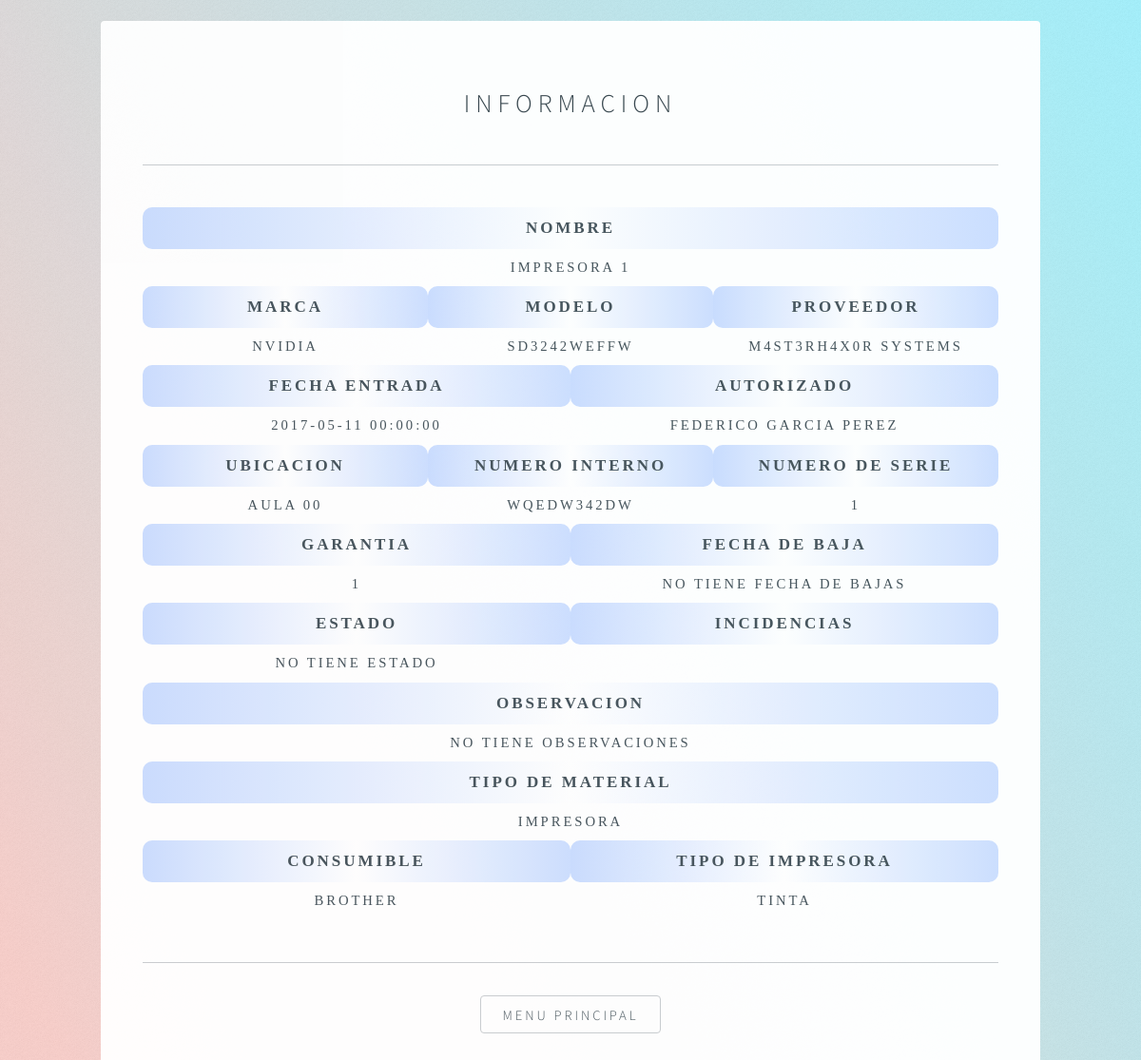
The page /php/Desglose.php?id=3 on the database its author committed.
### tables this page shows
CREATE TABLE IF NOT EXISTS `materiales` (
  `idMaterial` int(11) NOT NULL AUTO_INCREMENT,
  `nombre` varchar(35) NOT NULL,
  `idProveedor` int(11) NOT NULL,
  `idMarca` int(11) NOT NULL,
  `modelo` varchar(40) NOT NULL,
  `numeroSerie` varchar(15) NOT NULL,
  `cantidad` int(11) NOT NULL,
  `fechaEntrada` datetime NOT NULL,
  `idAutorizador` int(11) NOT NULL,
  `idUbicacion` int(11) NOT NULL,
  `numeroInterno` varchar(20) NOT NULL,
  `garantia` tinyint(1) NOT NULL,
  `fechaBaja` datetime DEFAULT NULL,
  `estado` varchar(40) NOT NULL,
  `observaciones` varchar(60) NOT NULL,
  PRIMARY KEY (`idMaterial`)
);

CREATE TABLE IF NOT EXISTS `marcas` (
  `idMarca` int(11) NOT NULL AUTO_INCREMENT,
  `Nombre` varchar(35) NOT NULL,
  PRIMARY KEY (`idMarca`)
);

CREATE TABLE IF NOT EXISTS `proveedores` (
  `idProveedor` int(11) NOT NULL AUTO_INCREMENT,
  `nombre` varchar(35) NOT NULL,
  PRIMARY KEY (`idProveedor`)
);

CREATE TABLE IF NOT EXISTS `usuarios` (
  `idUsuario` int(11) NOT NULL AUTO_INCREMENT,
  `nombre` varchar(30) NOT NULL,
  `apellidos` varchar(50) NOT NULL,
  `rol` varchar(25) NOT NULL,
  `username` varchar(20) NOT NULL,
  `password` varchar(20) NOT NULL,
  PRIMARY KEY (`idUsuario`)
);

CREATE TABLE IF NOT EXISTS `ubicaciones` (
  `idUbicacion` int(11) NOT NULL AUTO_INCREMENT,
  `nombre` varchar(50) NOT NULL,
  `nombreAntiguo` varchar(50) NOT NULL,
  PRIMARY KEY (`idUbicacion`)
);

CREATE TABLE IF NOT EXISTS `impresoras` (
  `idMaterial` int(11) NOT NULL,
  `tipo` varchar(25) NOT NULL,
  `consumible` varchar(25) NOT NULL,
  PRIMARY KEY (`idMaterial`)
);

### php/Desglose.php (the view, shortened to what this page needs)
<!DOCTYPE HTML>
<html>
	<head>
		<link rel="stylesheet" href= ../css/main.css />
	</head>
	<body class="is-loading">
	<?php
      include("conexion.php");
      $idMaterial=$_GET['id'];
      $material = "SELECT * FROM materiales where idMaterial = $idMaterial";
      $registros = mysqli_query($conexion,$material) or die("Error en la consulta de seleccion $material");
    ?>
			<div id="wrapper">
					<section id="main">
						<header>
							<h1>Informacion</h1>
						</header>
						<hr />
							<table class="visualizacion">
								<tr>
									<th colspan="6">
										Nombre
									</th>
								</tr>
								<tr>
									<td colspan="6">
									<?php
								        while($linea=mysqli_fetch_array($registros))
								        {
								        	$nombre = $linea['nombre'];
								        	echo "$nombre";
								      ?>
									</td>
								</tr>
								<tr>
									<th colspan="2">
										Marca
									</th>
									<th colspan="2">
										Modelo
									</th>
									<th colspan="2">
										Proveedor
									</th>
								</tr>
								<tr>
									<td colspan="2">
									<?php
								        	$marca = "SELECT * FROM marcas where idMarca = ".$linea['idMarca'];
								        	$registros2 = mysqli_query($conexion,$marca) or die("Error en la consulta de seleccion $marca");
								        	while($linea2=mysqli_fetch_array($registros2))
								        	{
								        		$nombreM = $linea2['Nombre'];
												echo "$nombreM";
								        	}
								      ?>
									</td>
									<td colspan="2">
									<?php
								        	$modelo = $linea['modelo'];
								        	echo "$modelo";
								      ?>
									</td>
									<td colspan="2">
										<?php
								        	$proveedor = "SELECT * FROM proveedores where idProveedor = ".$linea['idProveedor'];
								        	$registros3 = mysqli_query($conexion,$proveedor) or die("Error en la consulta de seleccion $proveedor");
								        	while($linea3=mysqli_fetch_array($registros3)){
								        		$nombreP = $linea3['nombre'];
												echo "$nombreP";
								        	}
								      	?>
									</td>
								</tr>
								<tr>
									<th colspan="3">
										Fecha Entrada
									</th>
									<th colspan="3">
										Autorizado
									</th>
								</tr>
								<tr>
									<td colspan="3">
										<?php
								        	$fecEntrada = $linea['fechaEntrada'];
								        	echo "$fecEntrada";
								      	?>
									</td>
									<td colspan="3">
										<?php
								        	$autorizado = "SELECT * FROM usuarios where idUsuario = ".$linea['idAutorizador'];
								        	$registros4 = mysqli_query($conexion,$autorizado) or die("Error en la consulta de seleccion $autorizado");
								        	while($linea4=mysqli_fetch_array($registros4)){
								        		$nombreA = $linea4['nombre']." ". $linea4['apellidos'];
												echo "$nombreA";
								        	}
								      	?>
									</td>
								</tr>
								<tr>
									<th colspan="2">
										Ubicacion
									</th>
									<th colspan="2">
										Numero Interno
									</th>
									<th colspan="2">
										Numero de Serie
									</th>
								</tr>
								<tr>
									<td colspan="2">
										<?php
								        	$ubicacion = "SELECT * FROM ubicaciones where idUbicacion = ".$linea['idUbicacion'];
								        	$registros5 = mysqli_query($conexion,$ubicacion) or die("Error en la consulta de seleccion $ubicacion");
								        	while($linea5=mysqli_fetch_array($registros5)){
								        		$nombreU = $linea5['nombre'];
												echo "$nombreU";
								        	}
								      	?>
									</td>
									<td colspan="2">
										<?php
								        	$numeroInterno = $linea['numeroInterno'];
								        	if($numeroInterno == null){
								        		echo "No tiene número interno";
								        	}else{
								        		echo "$numeroInterno";
								        	}
								      	?>
									</td>
									<td colspan="2">
										<?php
								        	$numeroSerie = $linea['numeroSerie'];
								        	if($numeroSerie == null){
								        		echo "No tiene número de serie";
								        	}else{
								        		echo "$numeroSerie";
								        	}
								      	?>
									</td>
								</tr>
								<tr>
									<th colspan="3">
										Garantia
									</th>
									<th colspan="3">
										Fecha de Baja
									</th>
								</tr>
								<tr>
									<td colspan="3">
										<?php
								        	$garantia = $linea['garantia'];
								        	if($garantia==null){
								        		echo "No tiene garantia";
								        	}else{
								        		echo "$garantia";
								        	}
								      	?>
									</td>
									<td colspan="3">
										<?php
								        	$fechaBaja = $linea['fechaBaja'];
								        	if($fechaBaja==null){
								        		echo "No tiene fecha de bajas";
								        	}else{
								        		echo "$fechaBaja";
								        	}
								      	?>
									</td>
								</tr>
								<tr>
									<th colspan="3">
										Estado
									</th>
									<th colspan="3">
										Incidencias
									</th>
								</tr>
								<tr>
									<td colspan="3">
										<?php
								        	$estado = $linea['estado'];
								        	if($estado == null){
								        		echo "No tiene estado";
								        	}else{
								        		echo "$estado";
								        	}
								      	?>
									</td>
									<td colspan="3">
									</td>
								</tr>
								<tr>
									<th colspan="6">
										Observacion
									</th>
								</tr>
								<tr>
									<td colspan="6">
										<?php
									        	$observaciones = $linea['observaciones'];
									        	if($observaciones == null){
									        		echo "No tiene observaciones";
									        	}else{
									        		echo "$observaciones";
									        	}
									    ?>
									</td>
								</tr>
								<?php
								        $tipo2 = "SELECT * FROM impresoras where idMaterial = ".$linea['idMaterial'];
								        $registros7 = mysqli_query($conexion,$tipo2) or die("Error en la consulta de seleccion $tipo2");
								        while($linea7=mysqli_fetch_array($registros7)){
								        	$consumible = $linea7['consumible'];
								        	$tipo = $linea7['tipo'];
								        	echo "<tr><th colspan='6'>Tipo de material</th></tr><tr><td colspan='6'>Impresora</td></tr>";
											echo "<tr><th colspan='3'>Consumible</th><th colspan='3'>Tipo de impresora</th></tr><tr><td colspan='3'>$consumible</td><td colspan='3'>$tipo</td></tr>";
								        }
									}
								?>
							</table>
						<hr/>
						<footer>
							<ul class="icons">
								<a href="principal.php"><input type="button" value="Menu Principal">
							</ul>
						</footer>
					</section>
			</div>
	</body>
</html>

### rows shown on the page
materiales: nombre "IMPRESORA 1", modelo "SD3242WEFFW", fechaEntrada "2017-05-11 00:00:00", numeroInterno "WQEDW342DW", numeroSerie "1", garantia "1", estado "NO TIENE ESTADO", observaciones "NO TIENE OBSERVACIONES"
marcas: Nombre "NVIDIA"
proveedores: nombre "M4ST3RH4X0R SYSTEMS"
usuarios: nombreA "FEDERICO GARCIA PEREZ"
ubicaciones: nombre "AULA 00"
impresoras: consumible "BROTHER", tipo "TINTA"
